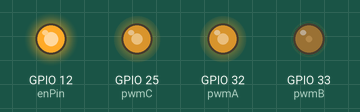
This sketch was run on a simulated ESP32. On the bench: output pins drawn as LEDs (lit = HIGH). What the sketch prints to the serial monitor is not drawn.

Above: at 0.15 s.
At 4.06 s:
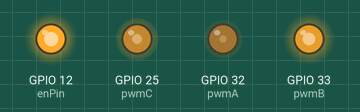
At 7.36 s:
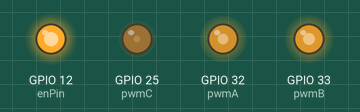
At 14.58 s:
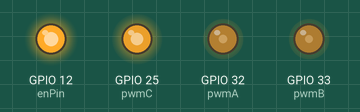
At 21.8 s:
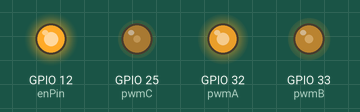
At 29.02 s:
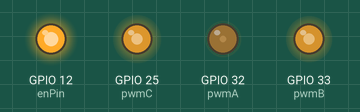
Timing chart, 0 to 29.2 s (numbered marks = the images above):
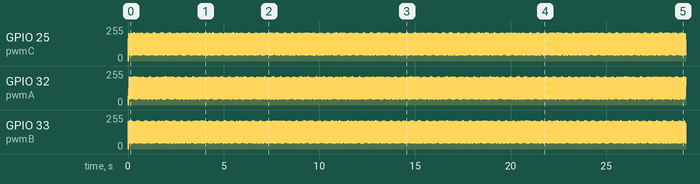

The sketch:

open_loop_speed.ino
```cpp
// PWM输出引脚定义
int pwmA = 32;
int pwmB = 33;
int pwmC = 25;
int enPin = 12;

//初始变量及函数定义
#define _constrain(amt,low,high) ((amt)<(low)?(low):((amt)>(high)?(high):(amt)))
float voltage_power_supply=12.6;
float shaft_angle=0,open_loop_timestamp=0;
float zero_electric_angle=0,Ualpha,Ubeta=0,Ua=0,Ub=0,Uc=0,dc_a=0,dc_b=0,dc_c=0;

// 新增变量
unsigned long last_micros = 0;
const unsigned long CONTROL_PERIOD = 10000; // 10ms控制周期(微秒)

void setup() {
  Serial.begin(115200);
  //PWM设置
  pinMode(pwmA, OUTPUT);
  pinMode(pwmB, OUTPUT);
  pinMode(pwmC, OUTPUT);
  pinMode(enPin, OUTPUT);
  digitalWrite(enPin, HIGH); // 启用驱动芯片
  Serial.println("FD6287T使能已开启");

  // 用新 API 初始化 PWM
  ledcAttach(pwmA, 20000, 8);
  ledcAttach(pwmB, 20000, 8);
  ledcAttach(pwmC, 20000, 8);
  Serial.println("完成PWM初始化设置");

  // 初始化时间戳
  open_loop_timestamp = micros();
  last_micros = micros();
}

// 电角度求解
float _electricalAngle(float shaft_angle, int pole_pairs) {
  return (shaft_angle * pole_pairs);
}

// 归一化角度到 [0,2PI]
float _normalizeAngle(float angle){
  float a = fmod(angle, 2*PI);
  return a >= 0 ? a : (a + 2*PI);
}

// 设置 PWM 到控制器输出
void setPwm(float Ua, float Ub, float Uc) {
  // 计算并限制占空比到 [0, 1]
  dc_a = _constrain(Ua / voltage_power_supply, 0.0f, 1.0f);
  dc_b = _constrain(Ub / voltage_power_supply, 0.0f, 1.0f);
  dc_c = _constrain(Uc / voltage_power_supply, 0.0f, 1.0f);

  // 用「引脚」写入 PWM，占空比 0-255
  ledcWrite(pwmA, uint32_t(dc_a * 255));
  ledcWrite(pwmB, uint32_t(dc_b * 255));
  ledcWrite(pwmC, uint32_t(dc_c * 255));
}

void setPhaseVoltage(float Uq,float Ud, float angle_el) {
  angle_el = _normalizeAngle(angle_el + zero_electric_angle);
  // 帕克逆变换
  Ualpha =  -Uq*sin(angle_el);
  Ubeta =   Uq*cos(angle_el);

  // 克拉克逆变换
  Ua = Ualpha + voltage_power_supply/2;
  Ub = (sqrt(3)*Ubeta-Ualpha)/2 + voltage_power_supply/2;
  Uc = (-Ualpha-sqrt(3)*Ubeta)/2 + voltage_power_supply/2;
  setPwm(Ua,Ub,Uc);
}

//开环速度函数 - 修改最小时间间隔处理
float velocityOpenloop(float target_velocity){
  unsigned long now_us = micros();

  // 处理时间戳溢出(约70分钟一次)
  if(now_us < open_loop_timestamp) {
    open_loop_timestamp = now_us;  // 重置时间戳
    return 0;  // 跳过本次计算
  }

  //计算当前时间间隔(秒)
  float Ts = (now_us - open_loop_timestamp) * 1e-6f;

  // 确保最小时间间隔
  if(Ts < 0.001f) return 0;  // 间隔过小跳过计算

  // 限制最大时间间隔(防止长时间停顿导致突变)
  Ts = _constrain(Ts, 0.001f, 0.02f);

  // 更新角度 - 增加角度变化平滑性
  float angle_increment = target_velocity * Ts;
  shaft_angle = _normalizeAngle(shaft_angle + angle_increment);

  // 动态调整Uq值 - 低速时降低电压
  float Uq = voltage_power_supply/3;
  if(fabs(target_velocity) < 5.0f) {
    Uq *= 0.7f;  // 低速时降低电压
  }

  setPhaseVoltage(Uq, 0, _electricalAngle(shaft_angle, 7));

  open_loop_timestamp = now_us;
  return Uq;
}

void loop() {
  // 固定周期控制 - 确保稳定时间间隔
  unsigned long current_micros = micros();
  if(current_micros - last_micros >= CONTROL_PERIOD) {
    velocityOpenloop(10);  // 目标速度10rad/s
    last_micros = current_micros;

    // 调试输出
    static unsigned long last_print = 0;
    if(current_micros - last_print > 100000) {  // 每100ms打印一次
      Serial.print("Ts: ");
      Serial.print((current_micros - last_micros)*1e-6f, 4);
      Serial.print("s, Angle: ");
      Serial.println(shaft_angle, 4);
      last_print = current_micros;
    }
  }
}
```
